Frame 1 (no input): blank canvas, image omitted
Frame 60 (no input): blank canvas, image omitted
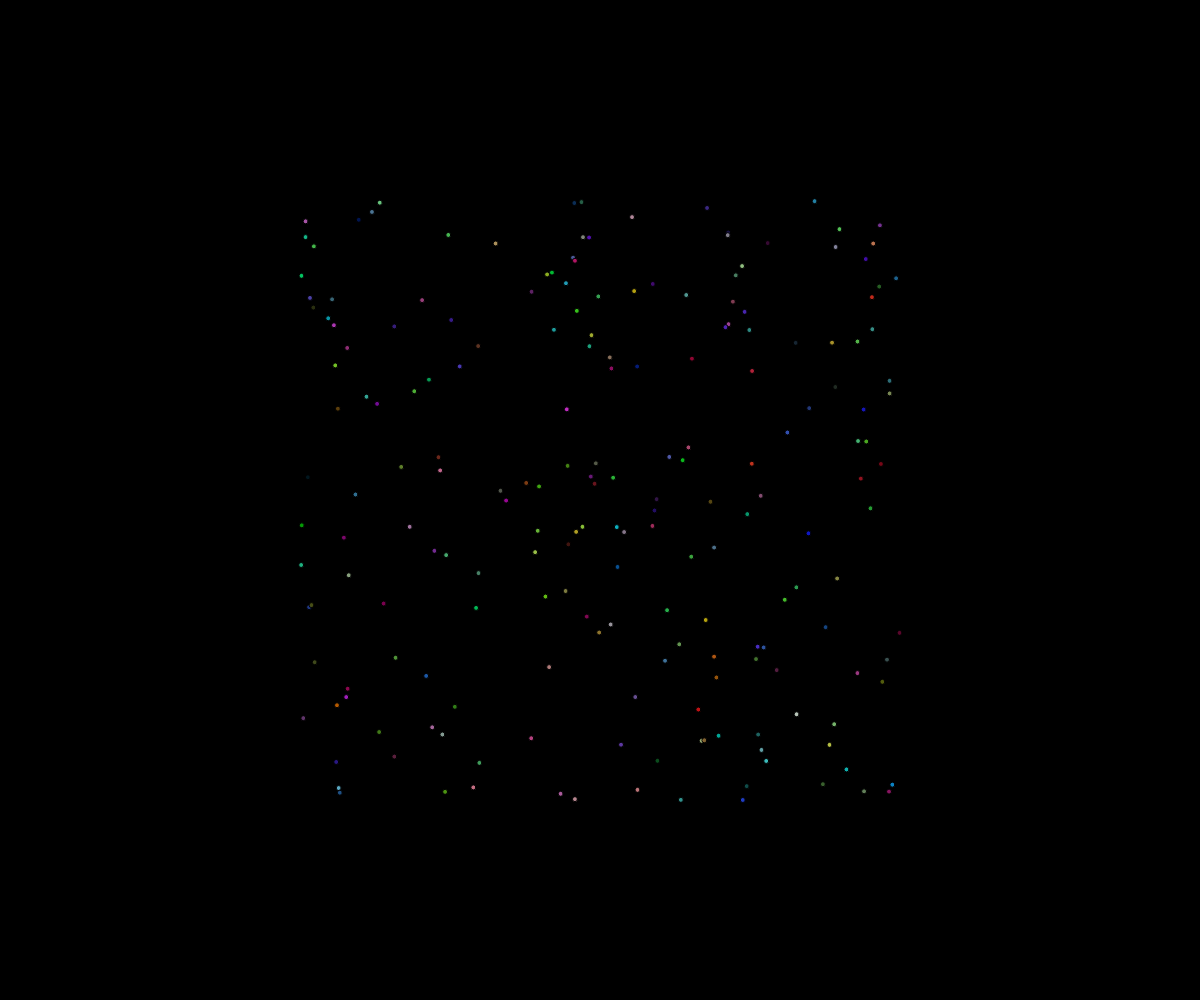
Frame 120 (the mouse pressed at the canvas centre since frame 60)

The p5.js sketch whose frames 1 and 60 were blank and that drew this single picture after the mouse press (run headless with seeded random() and noise() and a simulated clock; from frame 60 on, the mouse is pressed at the canvas centre):

// p5.js sketch
// ── sketch.js
// Firework 

const NUMBER_OF_FIREWORKS_PER_CLICK = 200;

class Particle {
  constructor(x, y) {
    this.x = x;
    this.y = y;
    this.dx = random(-5, 5);
    this.dy = random(-5, 5);
    this.size = 5;
    this.r = random(255);
    this.g = random(255);
    this.b = random(255);
    this.opacity = 255;
  }

  display(){
    noStroke;
    fill(this.b, this.g, this.r, this.opacity);
    circle(this.x, this.y, this.size);
  }
  update(){
    this.x += this.dx;
    this.y += this.dy;

    this.opacity--;
  }

  isDead(){
    return this.opacity <= 0;
  }
}

let theFireworks = [];


function setup() {
  createCanvas(windowWidth, windowHeight);
}

function draw() {
  background("black");
  for(let firework of theFireworks){
    if(firework.isDead()){
      //delete it
      let index = theFireworks.indexOf(firework);
      theFireworks.splice(index, 1);
    }
    else{
      firework.update();
      firework.display();
    }
  }
}

function mousePressed(){
  for(let i = 0; i < NUMBER_OF_FIREWORKS_PER_CLICK; i++){
    let someFireworks = new Particle(mouseX, mouseY);
    theFireworks.push(someFireworks);
  }
}
